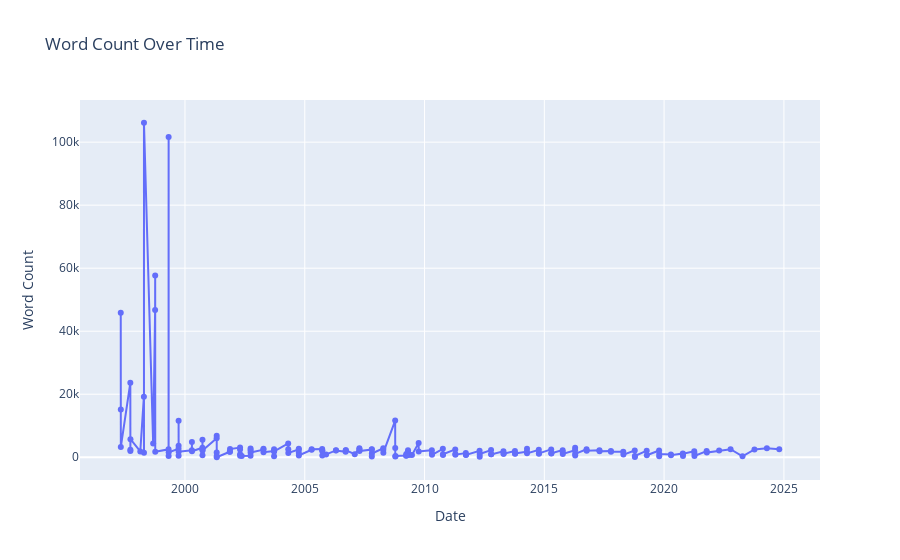
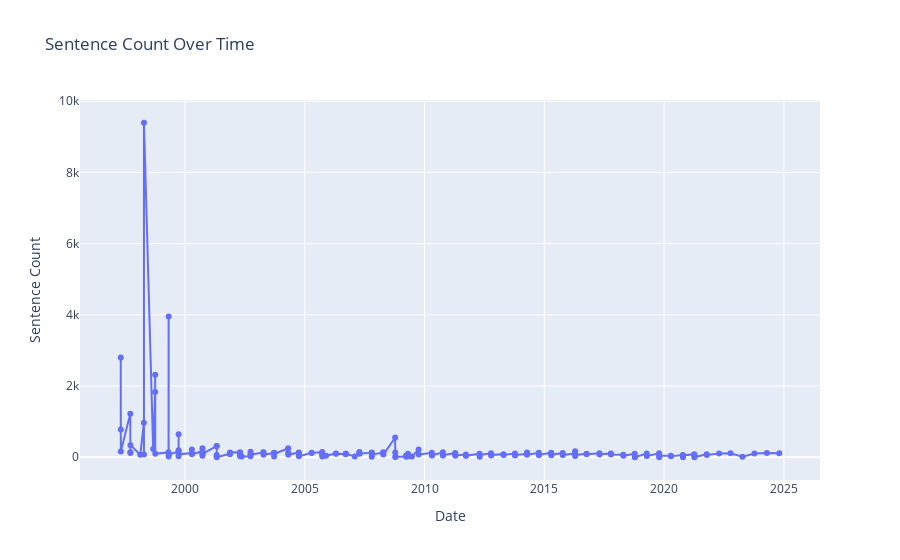

Notebook source saved alongside these figures, in order:
### Code cell
# Ensure 'Date' column is in datetime format
df['Date'] = pd.to_datetime(df['Date'])

def count_words(text):
    return len(text.split()) if isinstance(text, str) else 0

def count_sentences(text):
    return text.count('.') + text.count('!') + text.count('?') if isinstance(text, str) else 0

# Calculate word and sentence counts
df['Word Count'] = df['Subtext'].apply(count_words)
df['Sentence Count'] = df['Subtext'].apply(count_sentences)

# Plot Word Count over time
fig1 = px.line(df, x='Date', y='Word Count', title='Word Count Over Time', 
               hover_data=['Title'], markers=True)
fig1.show()

# Plot Sentence Count over time
fig2 = px.line(df, x='Date', y='Sentence Count', title='Sentence Count Over Time', 
               hover_data=['Title'], markers=True)
fig2.show()

### Figure 1 — Plotly figure (JSON) as saved in the notebook; plotly's stock layout.template omitted (floating-point values rounded to 4 significant figures; data arrays with more than 128 entries replaced by an {"elided": "..."} marker saying what was removed)
{"data": [{"customdata": {"elided": "173x1 str values"}, "hovertemplate": "Date=%{x}<br>Word Count=%{y}<br>Title=%{customdata[0]}<extra></extra>", "legendgroup": "", "line": {"color": "#636efa", "dash": "solid"}, "marker": {"symbol": "circle"}, "mode": "lines+markers", "name": "", "orientation": "v", "showlegend": false, "type": "scatter", "x": {"elided": "173 str values"}, "xaxis": "x", "y": {"elided": "173 int values"}, "yaxis": "y"}], "layout": {"legend": {"tracegroupgap": 0}, "title": {"text": "Word Count Over Time"}, "xaxis": {"anchor": "y", "domain": [0, 1], "title": {"text": "Date"}}, "yaxis": {"anchor": "x", "domain": [0, 1], "title": {"text": "Word Count"}}}}

### Figure 2 — Plotly figure (JSON) as saved in the notebook; plotly's stock layout.template omitted (floating-point values rounded to 4 significant figures; data arrays with more than 128 entries replaced by an {"elided": "..."} marker saying what was removed)
{"data": [{"customdata": {"elided": "173x1 str values"}, "hovertemplate": "Date=%{x}<br>Sentence Count=%{y}<br>Title=%{customdata[0]}<extra></extra>", "legendgroup": "", "line": {"color": "#636efa", "dash": "solid"}, "marker": {"symbol": "circle"}, "mode": "lines+markers", "name": "", "orientation": "v", "showlegend": false, "type": "scatter", "x": {"elided": "173 str values"}, "xaxis": "x", "y": {"elided": "173 int values"}, "yaxis": "y"}], "layout": {"legend": {"tracegroupgap": 0}, "title": {"text": "Sentence Count Over Time"}, "xaxis": {"anchor": "y", "domain": [0, 1], "title": {"text": "Date"}}, "yaxis": {"anchor": "x", "domain": [0, 1], "title": {"text": "Sentence Count"}}}}
